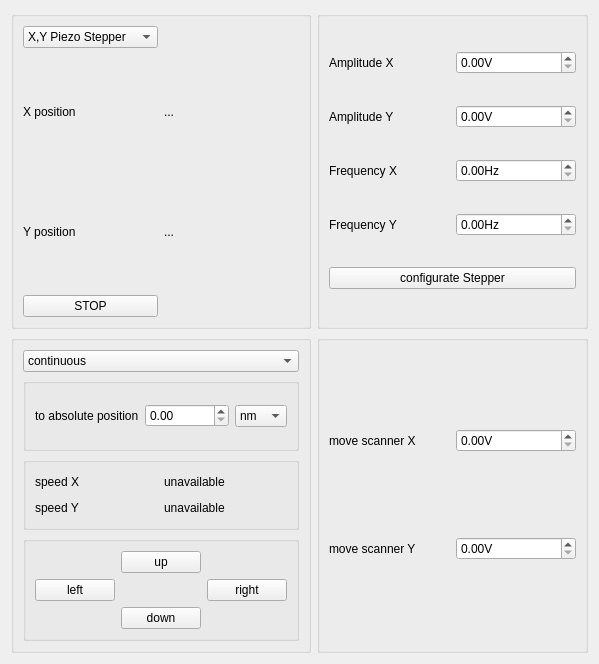
<?xml version="1.0" encoding="UTF-8"?>
<ui version="4.0">
 <class>Form</class>
 <widget class="QWidget" name="Form">
  <property name="geometry">
   <rect>
    <x>0</x>
    <y>0</y>
    <width>599</width>
    <height>664</height>
   </rect>
  </property>
  <property name="windowTitle">
   <string>Form</string>
  </property>
  <layout class="QGridLayout" name="gridLayout_5">
   <item row="0" column="0">
    <widget class="QGroupBox" name="groupBox_basic">
     <property name="palette">
      <palette>
       <active>
        <colorrole role="Link">
         <brush brushstyle="SolidPattern">
          <color alpha="255">
           <red>112</red>
           <green>64</green>
           <blue>255</blue>
          </color>
         </brush>
        </colorrole>
       </active>
       <inactive>
        <colorrole role="Link">
         <brush brushstyle="SolidPattern">
          <color alpha="255">
           <red>112</red>
           <green>64</green>
           <blue>255</blue>
          </color>
         </brush>
        </colorrole>
       </inactive>
       <disabled>
        <colorrole role="Link">
         <brush brushstyle="SolidPattern">
          <color alpha="255">
           <red>112</red>
           <green>64</green>
           <blue>255</blue>
          </color>
         </brush>
        </colorrole>
       </disabled>
      </palette>
     </property>
     <property name="title">
      <string/>
     </property>
     <layout class="QGridLayout" name="gridLayout">
      <item row="0" column="0">
       <widget class="QComboBox" name="comboBox_axis">
        <item>
         <property name="text">
          <string>X,Y Piezo Stepper</string>
         </property>
        </item>
        <item>
         <property name="text">
          <string>Z Piezo Stepper</string>
         </property>
        </item>
        <item>
         <property name="text">
          <string>X,Y Piezo Scanner</string>
         </property>
        </item>
        <item>
         <property name="text">
          <string>Z Piezo Scanner</string>
         </property>
        </item>
       </widget>
      </item>
      <item row="1" column="0">
       <widget class="QLabel" name="label_xposition">
        <property name="text">
         <string>X position</string>
        </property>
       </widget>
      </item>
      <item row="1" column="1">
       <widget class="QLabel" name="label_actualPositionX">
        <property name="text">
         <string>...</string>
        </property>
       </widget>
      </item>
      <item row="2" column="0">
       <widget class="QLabel" name="label_yposition">
        <property name="text">
         <string>Y position</string>
        </property>
       </widget>
      </item>
      <item row="2" column="1">
       <widget class="QLabel" name="label_actualPositionY">
        <property name="text">
         <string>...</string>
        </property>
       </widget>
      </item>
      <item row="3" column="0">
       <widget class="QPushButton" name="pushButton_stop">
        <property name="text">
         <string>STOP</string>
        </property>
       </widget>
      </item>
     </layout>
    </widget>
   </item>
   <item row="0" column="1">
    <widget class="QGroupBox" name="groupBox_configurate">
     <property name="title">
      <string/>
     </property>
     <layout class="QGridLayout" name="gridLayout_2">
      <item row="0" column="0">
       <widget class="QLabel" name="label_amplitudeX">
        <property name="text">
         <string>Amplitude X</string>
        </property>
       </widget>
      </item>
      <item row="0" column="1">
       <widget class="QDoubleSpinBox" name="doubleSpinBox_amplitudeX">
        <property name="suffix">
         <string>V</string>
        </property>
        <property name="maximum">
         <double>999999999999.989990234375000</double>
        </property>
       </widget>
      </item>
      <item row="1" column="0">
       <widget class="QLabel" name="label_amplitudeY">
        <property name="text">
         <string>Amplitude Y</string>
        </property>
       </widget>
      </item>
      <item row="1" column="1">
       <widget class="QDoubleSpinBox" name="doubleSpinBox_amplitudeY">
        <property name="suffix">
         <string>V</string>
        </property>
        <property name="maximum">
         <double>999999999999.989990234375000</double>
        </property>
       </widget>
      </item>
      <item row="2" column="0">
       <widget class="QLabel" name="label_frequencyX">
        <property name="text">
         <string>Frequency X</string>
        </property>
       </widget>
      </item>
      <item row="2" column="1">
       <widget class="QDoubleSpinBox" name="doubleSpinBox_frequencyX">
        <property name="suffix">
         <string>Hz</string>
        </property>
        <property name="maximum">
         <double>9999999999.000000000000000</double>
        </property>
       </widget>
      </item>
      <item row="3" column="0">
       <widget class="QLabel" name="label_frequencyY">
        <property name="text">
         <string>Frequency Y</string>
        </property>
       </widget>
      </item>
      <item row="3" column="1">
       <widget class="QDoubleSpinBox" name="doubleSpinBox_frequencyY">
        <property name="suffix">
         <string>Hz</string>
        </property>
        <property name="maximum">
         <double>9999999999.000000000000000</double>
        </property>
       </widget>
      </item>
      <item row="4" column="0" colspan="2">
       <widget class="QPushButton" name="pushButton_configurateStepper">
        <property name="text">
         <string>configurate Stepper</string>
        </property>
       </widget>
      </item>
     </layout>
    </widget>
   </item>
   <item row="1" column="0">
    <widget class="QGroupBox" name="groupBox_moving">
     <property name="title">
      <string/>
     </property>
     <layout class="QGridLayout" name="gridLayout_7">
      <item row="0" column="0">
       <widget class="QComboBox" name="comboBox_kindOfMove">
        <item>
         <property name="text">
          <string>continuous</string>
         </property>
        </item>
        <item>
         <property name="text">
          <string>step</string>
         </property>
        </item>
        <item>
         <property name="text">
          <string>move absolute</string>
         </property>
        </item>
        <item>
         <property name="text">
          <string>move relative</string>
         </property>
        </item>
       </widget>
      </item>
      <item row="1" column="0">
       <widget class="QGroupBox" name="groupBox_distance">
        <property name="title">
         <string/>
        </property>
        <layout class="QHBoxLayout" name="horizontalLayout">
         <item>
          <widget class="QLabel" name="label_sortMove">
           <property name="text">
            <string>to absolute position</string>
           </property>
          </widget>
         </item>
         <item>
          <widget class="QDoubleSpinBox" name="doubleSpinBox_distance">
           <property name="maximum">
            <double>10000000000000000000.000000000000000</double>
           </property>
          </widget>
         </item>
         <item>
          <widget class="QComboBox" name="comboBox_unit">
           <property name="currentText">
            <string>um</string>
           </property>
           <item>
            <property name="text">
             <string>nm</string>
            </property>
           </item>
           <item>
            <property name="text">
             <string>um</string>
            </property>
           </item>
           <item>
            <property name="text">
             <string>mm</string>
            </property>
           </item>
          </widget>
         </item>
        </layout>
       </widget>
      </item>
      <item row="2" column="0">
       <widget class="QGroupBox" name="groupBox_info">
        <property name="title">
         <string/>
        </property>
        <layout class="QGridLayout" name="gridLayout_6">
         <item row="0" column="0">
          <widget class="QLabel" name="label_speed_stepX">
           <property name="text">
            <string>speed X</string>
           </property>
          </widget>
         </item>
         <item row="0" column="1">
          <widget class="QLabel" name="label_speedsize_stepsizeX">
           <property name="text">
            <string>unavailable</string>
           </property>
          </widget>
         </item>
         <item row="1" column="0">
          <widget class="QLabel" name="label_speed_stepY">
           <property name="text">
            <string>speed Y</string>
           </property>
          </widget>
         </item>
         <item row="1" column="1">
          <widget class="QLabel" name="label_speedsize_stepsizeY">
           <property name="text">
            <string>unavailable</string>
           </property>
          </widget>
         </item>
        </layout>
       </widget>
      </item>
      <item row="3" column="0">
       <widget class="QGroupBox" name="groupBox_arrows">
        <property name="title">
         <string/>
        </property>
        <layout class="QGridLayout" name="gridLayout_3">
         <item row="0" column="1">
          <widget class="QPushButton" name="pushButton_up">
           <property name="text">
            <string>up</string>
           </property>
          </widget>
         </item>
         <item row="1" column="0">
          <widget class="QPushButton" name="pushButton_left">
           <property name="text">
            <string>left</string>
           </property>
          </widget>
         </item>
         <item row="1" column="2">
          <widget class="QPushButton" name="pushButton_right">
           <property name="text">
            <string>right</string>
           </property>
          </widget>
         </item>
         <item row="2" column="1">
          <widget class="QPushButton" name="pushButton_down">
           <property name="text">
            <string>down</string>
           </property>
          </widget>
         </item>
        </layout>
       </widget>
      </item>
     </layout>
    </widget>
   </item>
   <item row="1" column="1">
    <widget class="QGroupBox" name="groupBox_scanner">
     <property name="title">
      <string/>
     </property>
     <layout class="QGridLayout" name="gridLayout_4">
      <item row="1" column="0">
       <widget class="QLabel" name="label_scannerY">
        <property name="text">
         <string>move scanner Y</string>
        </property>
       </widget>
      </item>
      <item row="0" column="0">
       <widget class="QLabel" name="label_scannerX">
        <property name="text">
         <string>move scanner X</string>
        </property>
       </widget>
      </item>
      <item row="1" column="1">
       <widget class="QDoubleSpinBox" name="doubleSpinBox_scannerY">
        <property name="suffix">
         <string>V</string>
        </property>
        <property name="maximum">
         <double>9999999999999.000000000000000</double>
        </property>
       </widget>
      </item>
      <item row="0" column="1">
       <widget class="QDoubleSpinBox" name="doubleSpinBox_scannerX">
        <property name="suffix">
         <string>V</string>
        </property>
        <property name="maximum">
         <double>999999999.000000000000000</double>
        </property>
       </widget>
      </item>
     </layout>
    </widget>
   </item>
  </layout>
 </widget>
 <resources/>
 <connections/>
</ui>
